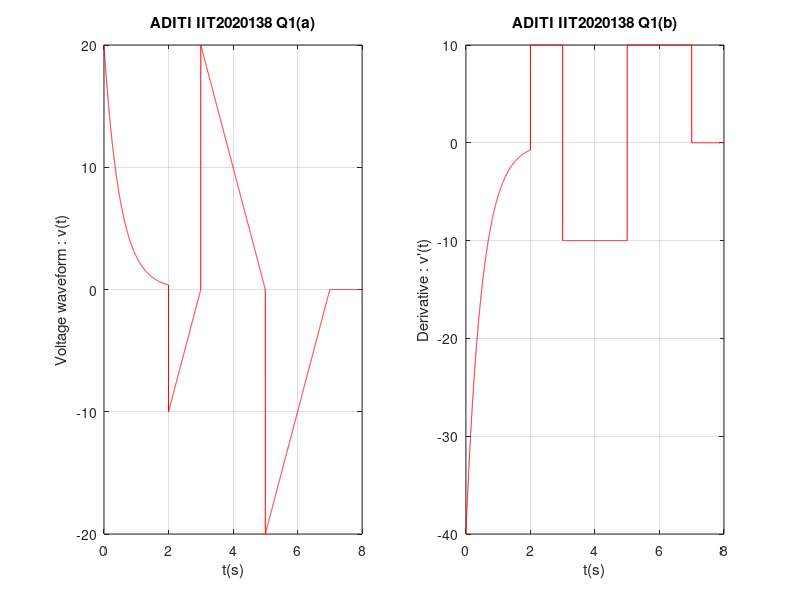

This chart was generated by the following MATLAB code:
% ADITI - IIT2020138 - Q1

t=0:0.001:8;

uv1=t>=0;
uv2=t>=2;
uv3=t>=3;
uv5=t>=5;
uv7=t>=7;
v=20*exp(-2*t).*(uv1-uv2)+(10*t-30).*(uv2-uv3)+(50-10*t).*(uv3-uv5)+(10*t-70).*(uv5-uv7);
subplot(1,2,1);
plot(t,v,'r');
grid on;
title("ADITI IIT2020138 Q1(a)");
xlabel("t(s)");
ylabel("Voltage waveform : v(t)");

ud1=t>=0;
ud2=t>=2;
ud3=t>=3;
ud5=t>=5;
ud7=t>=7;
vd=-40*exp(-2*t).*(ud1-ud2)+10*(ud2-ud3)-10*(ud3-ud5)+10*(ud5-ud7);
subplot(1,2,2);
plot(t,vd,'r');
grid on;
title("ADITI IIT2020138 Q1(b)");
xlabel("t(s)");
ylabel("Derivative : v'(t)");